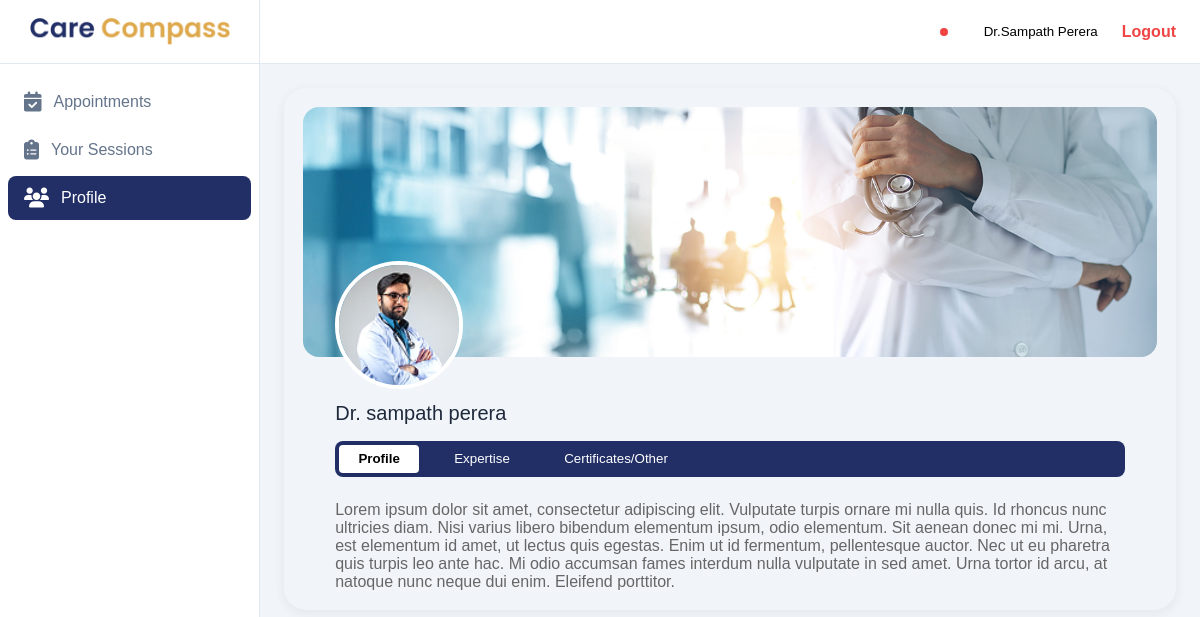
Page /doctor/profile.php (signed in) on the committed database.
### tables this page shows
CREATE TABLE IF NOT EXISTS `doctors` (
  `id` int NOT NULL AUTO_INCREMENT,
  `regNo` int NOT NULL,
  `name` varchar(150) NOT NULL,
  `number` varchar(20) NOT NULL,
  `specialist` int NOT NULL,
  `image` varchar(250) DEFAULT NULL,
  `description` text,
  `experience` varchar(100) DEFAULT NULL,
  `certificates` varchar(250) NOT NULL,
  `language` varchar(100) NOT NULL,
  `userId` int DEFAULT NULL,
  `availability` int NOT NULL,
  PRIMARY KEY (`id`),
  UNIQUE KEY `regNo` (`regNo`)
);

### functions/doctors.php (called while the page is built, shortened)
<?php
function getDoctorByUserId($conn, $userId){
    $sql = "SELECT * FROM doctors WHERE userId='$userId'";
    $result = mysqli_query($conn, $sql);
    $doctor = mysqli_fetch_assoc($result);
    return $doctor;
}

### doctor/profile.php (the view, shortened to what this page needs)
<?php
include 'header.php';
include '../db/config.php';
include '../functions/doctors.php';
$doctor = getDoctorByUserId($conn, $_SESSION['id']);
?>
<div class="dashboard-content">
    <div class="profile-content mb-4">
        <div class="cover-image">
            <img src="../assets/images/doc_bg.png" alt="Hospital">
            <div class="profile-image">
                <img src="../assets/images/uploads/<?= $doctor['image'] ?? 'doctor2.jpg' ?>" alt="Dr. Chathura Kavindu">
            </div>
        </div>
        <div class="profile-info">
            <div class="d-flex">
                <div class="col-md-8 col-sm-12">
                    <h2>Dr. <?= $doctor['name'] ?? '' ?></h2>
                </div>
            </div>
            <div class="tabs">
                <div class="tab-buttons">
                    <button class="tab-btn active" data-tab="profile">Profile</button>
                    <button class="tab-btn" data-tab="expertise">Expertise</button>
                    <button class="tab-btn" data-tab="certificates">Certificates/Other</button>
                </div>
                <div class="tab-content active" id="profile">
                    <p><?= $doctor['description'] ?? '' ?></p>
                </div>
            </div>
        </div>
    </div>
</div>
</body>
</html>

### assets/css/users/styles.css (style rules this page uses)
* { margin: 0; padding: 0; box-sizing: border-box; font-family: 'Poppins', sans-serif; font-weight: 500; --primary-color: #222F66; --secondary-color: #DEAA4E; }
body { background-color: #f1f5f9; color: #1e293b; }
.dashboard-content { padding: 24px; gap: 24px; display: flex; flex-direction: column; }

### assets/css/doctors.css (style rules this page uses)
:root { --primary-color: #222F66; --secondary-color: #DEAA4E; --font-family: Poppins; --font-size: 15px; --font-weight: 450; }
.profile-content { box-shadow: 0 3px 8px 3px rgba(0, 0, 0, 0.041); padding: 1.2rem; border-radius: 1.4rem; }
.cover-image { position: relative; height: 250px; margin-bottom: 2.8rem; }
.cover-image img { width: 100%; height: 100%; object-fit: cover; border-radius: 1rem; }
.profile-image { position: absolute; bottom: -2rem; left: 2rem; width: 128px; height: 128px; border-radius: 50%; border: 4px solid white; overflow: hidden; }
.profile-image img { width: 100%; height: 100%; object-fit: cover; }
.profile-info { padding-inline: 2rem; margin-top: 0.4rem; }
h2 { font-size: 1.25rem; margin-bottom: 0.5rem; }
.tabs { margin-top: 1rem; }
.tab-buttons { display: flex; gap: 1rem; margin-bottom: 1.5rem; background: var(--primary-color); padding: 0.25rem; border-radius: 0.5rem; }
.tab-btn { color: white; font-weight: 500; padding: 0.4rem 1.2rem; border: none; background: none; cursor: pointer; border-radius: 0.25rem; transition: all 0.3s; }
.tab-btn.active { color: black; font-weight: 700; background: white; box-shadow: 0 1px 3px rgba(0,0,0,0.1); }
.tab-content { display: none; color: #666; }
.tab-content.active { display: block; }

### rows in the picture
doctors: image (picture), name "sampath perera", description "Lorem ipsum dolor sit amet, consectetur adipiscing elit. Vulputate turpis ornare mi nulla quis. Id rhoncus nunc ultricies diam. Nisi varius libero bibendum elementum ipsum, odio elementum. Sit aenean donec mi mi. Urna, est elementum id amet, ut lectus quis egestas. Enim ut id fermentum, pellentesque auctor. Nec ut eu pharetra quis turpis leo ante hac. Mi odio accumsan fames interdum nulla vulputate in sed amet. Urna tortor id arcu, at natoque nunc neque dui enim. Eleifend porttitor."

### other values in the picture
$_SESSION['name'] "Sampath Perera"
